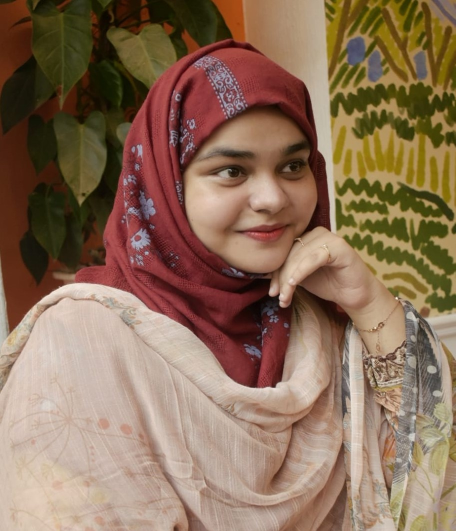
%> input picture Assignment_1/img.jpg, 911 x 1062 px (shown at 1/2 size)
$ octave A1_190204025.m   (GNU Octave 9; MATLAB toolbox functions it lacks are replaced by stand-ins)
%> lines starting %> are read from the running program, lines starting %| are printed output that depends on the picture
I = imread('img.jpg');
%> I is the input picture: size 1062x911x3 uint8; mean R, G, B 139.3, 111.1, 88.3
figure(1);
imshow(I);

% Creating mirror img
MiI = I(:, (end:-1:1), :);
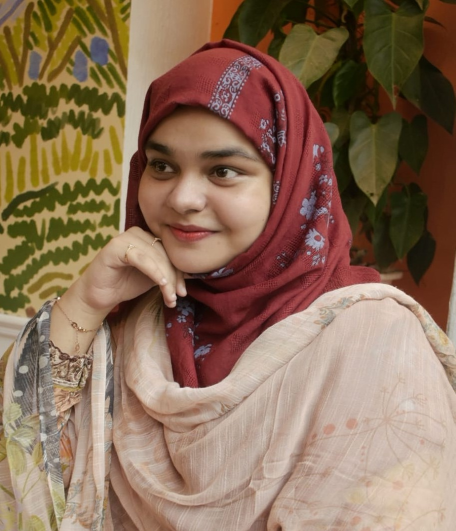
%> MiI: size 1062x911x3 uint8 (shown at 1/2 size); mean R, G, B 139.3, 111.1, 88.3; mean of the top-left, top-right, bottom-left and bottom-right quarters 100.8, 59, 128.8, 163
figure(2);
imshow(MiI);

% Merging the imgs
MrgImg = cat(2,I,MiI);
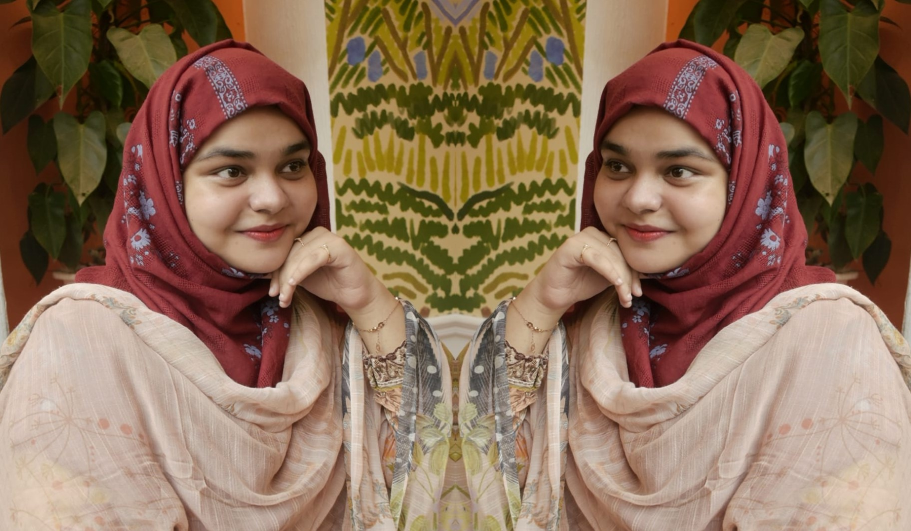
%> MrgImg: size 1062x1822x3 uint8 (shown at 1/2 size); mean R, G, B 139.3, 111.1, 88.3
figure(3);
imshow(MrgImg);

imwrite(MrgImg,'N:\4.2_Matlab\assignment 1\output.jpg');
